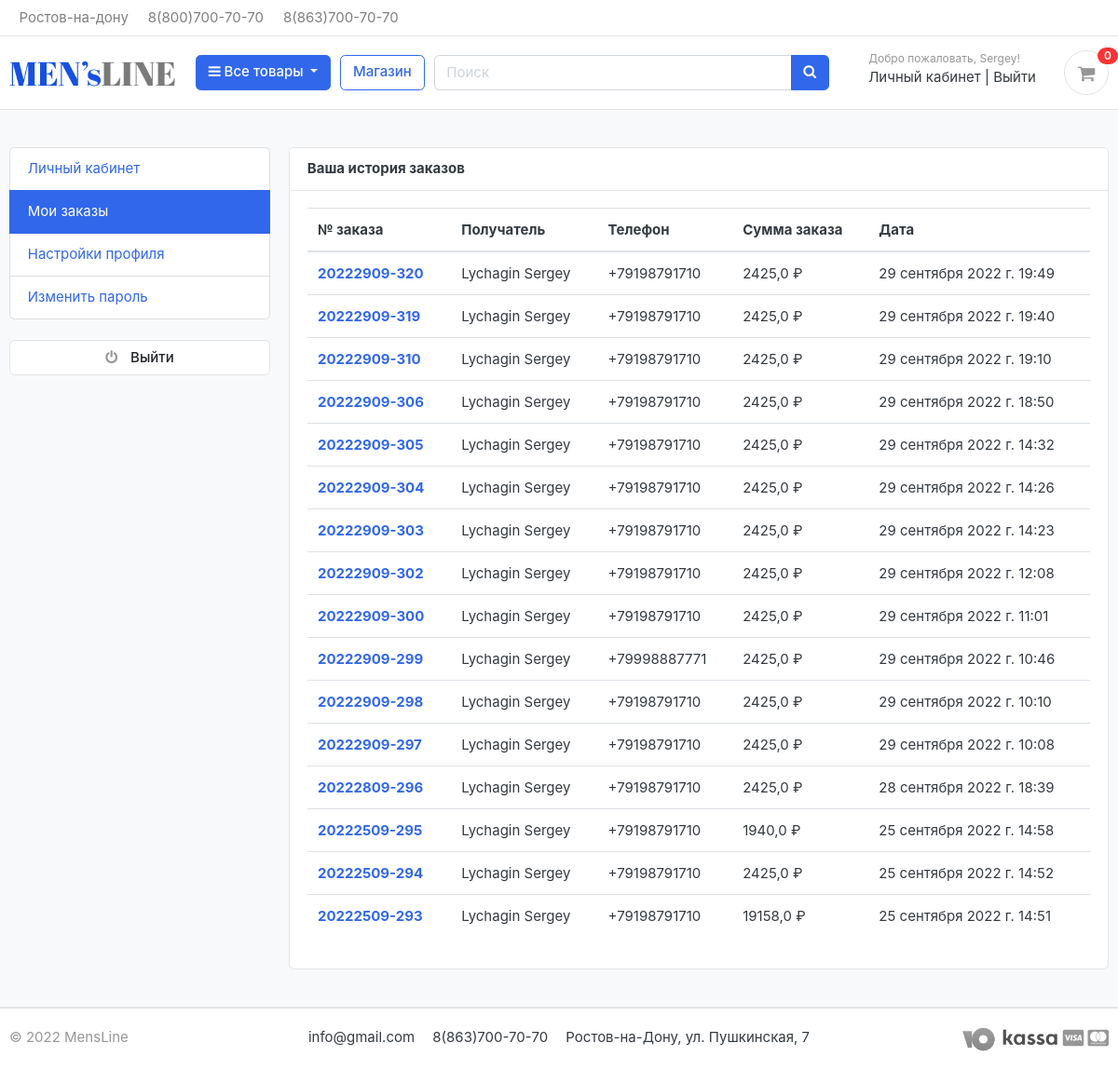
/accounts/my_orders/ (signed in), run on an earlier commit of the app's database.
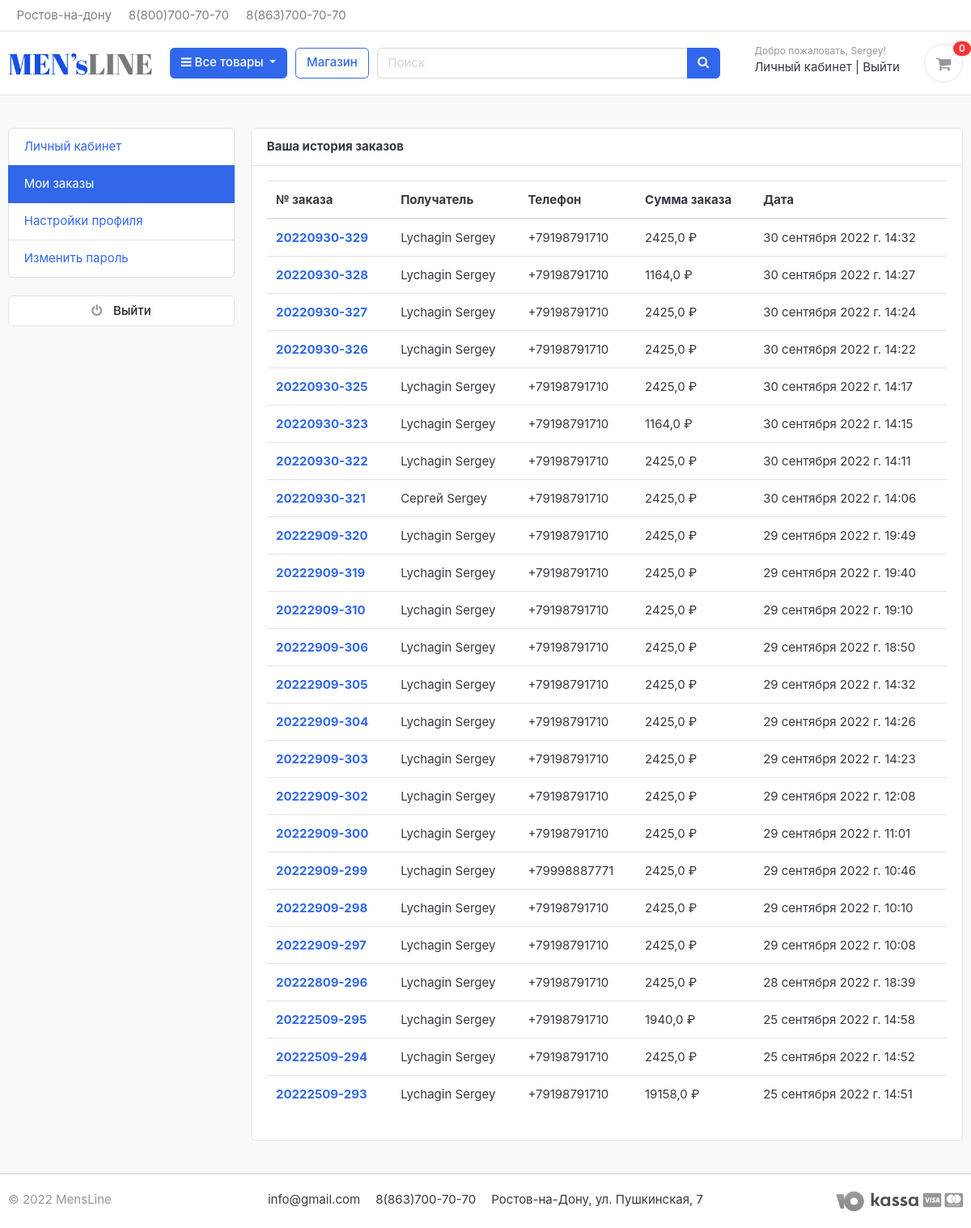
And on a later commit of the database.
### accounts/models.py (models this page shows, shortened)
class Account(AbstractBaseUser):
    first_name = models.CharField(max_length=50, verbose_name='Имя')
    last_name = models.CharField(max_length=50, verbose_name='Фамилия')
    username = models.CharField(max_length=50, unique=True, verbose_name='Имя пользователя')
    email = models.EmailField(max_length=100, unique=True, verbose_name='Электронная почта')
    phone_number = models.CharField(max_length=50, verbose_name='Телефон')
    date_joined = models.DateTimeField(auto_now_add=True, verbose_name='Дата регистрации')
    last_login = models.DateTimeField(auto_now_add=True, verbose_name='Последний вход')
    is_admin = models.BooleanField(default=False, verbose_name='Администратор')
    is_staff = models.BooleanField(default=False, verbose_name='Персонал')
    is_active = models.BooleanField(default=False, verbose_name='Активный')
    is_superuser = models.BooleanField(default=False, verbose_name='Супер пользователь')
    USERNAME_FIELD = 'email'
    REQUIRED_FIELDS = ['username', 'first_name', 'last_name']
    objects = MyAccountManager()
    class Meta:
        verbose_name = 'Учетную запись'
        verbose_name_plural = 'Учетные записи'

### orders/models.py (models this page shows, shortened)
class Order(models.Model):
    STATUS = (
        ('New', 'New'),
        ('Accepted', 'Accepted'),
        ('Completed', 'Completed'),
        ('Cancelled', 'Cancelled'),
    )
    objects = models.Manager()
    user = models.ForeignKey(Account, on_delete=models.SET_NULL, null=True, verbose_name='Пользователь')
    payment = models.ForeignKey(Payment, on_delete=models.SET_NULL, blank=True, null=True, verbose_name='Платеж')
    order_number = models.CharField(max_length=20, verbose_name='Номер заказа')
    first_name = models.CharField(max_length=50, verbose_name='Имя')
    last_name = models.CharField(max_length=50, verbose_name='Фамилия')
    phone = models.CharField(max_length=15, verbose_name='Телефон')
    email = models.EmailField(max_length=50, verbose_name='Электронный адрес')
    address_line_1 = models.CharField(max_length=50, verbose_name='Адрес 1')
    address_line_2 = models.CharField(max_length=50, blank=True, verbose_name='Адрес 2')
    country = models.CharField(max_length=50, verbose_name='Страна')
    region = models.CharField(max_length=50, verbose_name='Регион')
    city = models.CharField(max_length=50, verbose_name='Город')
    order_note = models.CharField(max_length=100, blank=True, verbose_name='Примечание к заказу')
    order_total = models.FloatField(verbose_name='Сумма заказа')
    discount = models.FloatField(verbose_name='Скидка')
    status = models.CharField(max_length=10, choices=STATUS, default='New', verbose_name='Статус')
    ip = models.CharField(blank=True, max_length=20, verbose_name='IP адрес')
    is_ordered = models.BooleanField(default=False, verbose_name='Заказан')
    created_at = models.DateTimeField(auto_now_add=True, verbose_name='Дата создания')
    updated_at = models.DateTimeField(auto_now=True, verbose_name='Дата обновления')
    @admin.display(description='Фамилия Имя')
    def full_name(self):
        return f'{self.last_name} {self.first_name}'
    class Meta:
        verbose_name = 'Заказ'
        verbose_name_plural = 'Заказы'

### accounts/views.py (the view)
# urls.py: path('my_orders/', views.my_orders, name='my_orders'),
@login_required(login_url='login')
def my_orders(request):
    orders = Order.objects.filter(user=request.user, is_ordered=True).order_by('-created_at')
    context = {
        'orders': orders,
    }
    return render(request, 'accounts/my_orders.html', context)

### carts/context_processor.py (called while the page is built)
def counter(request):
    cart_count = 0
    if 'admin' in request.path:
        return {}
    else:
        try:
            cart = Cart.objects.filter(cart_id=_cart_id(request))
            if request.user.is_authenticated:
                cart_items = CartItem.objects.all().filter(user=request.user)
            else:
                cart_items = CartItem.objects.all().filter(cart=cart[:1])
            for cart_item in cart_items:
                cart_count += cart_item.quantity
        except ObjectDoesNotExist:
            cart_count = 0
    return dict(cart_count=cart_count)

### carts/views.py (called while the page is built)
def _cart_id(request):
    cart = request.session.session_key
    if not cart:
        cart = request.session.create()
    return cart

### category/context_processor.py (called while the page is built)
def menu_links(request):
    links = Category.objects.all().order_by('category_name')
    count_products_by_category = [len(Product.objects.filter(category=link, is_available=True)) for link in links]
    return dict(links=links, count_products_by_category=count_products_by_category)

### category/models.py (called while the page is built)
    def get_url(self):
        return reverse('products_by_category', args=[self.slug])

### templates/accounts/my_orders.html (shortened to what this page needs)
{% extends 'base.html' %}
{% block content %}
<section class="section-content padding-y bg">
    <div class="container">
        <div class="row">
            {% include 'includes/dashboard_sidebar.html' %}
            <main class="col-md-9">
                <article class="card">
                    <header class="card-header">
                        <strong class="d-inline-block mr-3">Ваша история заказов</strong>
                    </header>
                    <div class="card-body">
                        <div class="row">
                            <div class="col-md-12">
                                <table class="table table-hover">
                                  <thead>
                                    <tr>
                                      <th scope="col">№ заказа</th>
                                      <th scope="col">Получатель</th>
                                      <th scope="col">Телефон</th>
                                      <th scope="col">Сумма заказа</th>
                                        <th scope="col">Дата</th>
                                    </tr>
                                  </thead>
                                  <tbody>
                                  {% for order in orders %}
                                    <tr>
                                      <th scope="row"><a href="{% url 'order_detail' order.order_number %}">{{order.order_number}}</a></th>
                                      <td>{{order.full_name}}</td>
                                      <td>{{order.phone}}</td>
                                      <td>{{order.order_total}} ₽</td>
                                      <td>{{order.created_at}}</td>
                                    </tr>
                                  {% endfor %}
                                  </tbody>
                                </table>
                            </div>
                        </div>
                    </div>
                </article>
            </main>
        </div>
    </div>
</section>
{% endblock %}

### templates/base.html (shortened to what this page needs)
{% load static %}
<!DOCTYPE HTML>
<html lang="en">
<head>
    <link href="{% static 'css/bootstrap.css' %}" rel="stylesheet" type="text/css"/>
    <link href="{% static 'fonts/fontawesome/css/all.min.css' %}" type="text/css" rel="stylesheet">
    <link href="{% static 'css/ui.css' %}" rel="stylesheet" type="text/css"/>
    <link href="{% static 'css/responsive.css' %}" rel="stylesheet" media="only screen and (max-width: 1200px)"/>
    <link href="{% static 'css/custom.css' %}" rel="stylesheet" type="text/css"/>
    <link rel="stylesheet" href="https://cdnjs.cloudflare.com/ajax/libs/font-awesome/4.7.0/css/font-awesome.min.css">
</head>
<body>
{% include 'includes/navbar.html' %}
{% block content %}
{% endblock %}
{% include 'includes/footer.html' %}
</body>
</html>

### templates/includes/navbar.html (shortened to what this page needs)
{% load static %}
<header class="section-header">
    <nav class="navbar p-md-0 navbar-expand-sm navbar-light border-bottom">
        <div class="container">
            <div class="collapse navbar-collapse" id="navbarTop4">
                <ul class="navbar-nav mr-auto">
                    <li class="nav-item dropdown">
                        <a href="#" class="nav-link"> Ростов-на-дону </a>
                    </li>
                    <li class="nav-item dropdown">
                        <a href="#" class="nav-link">8(800)700-70-70</a>
                    </li>
                    <li class="nav-item dropdown">
                        <a href="#" class="nav-link">8(863)700-70-70</a>
                    </li>
                </ul>
            </div>
        </div>
    </nav>
    <section class="header-main border-bottom">
        <div class="container">
            <div class="row align-items-center">
                <div class="col-lg-2 col-md-3 col-6">
                    <a href="{% url 'home' %}" class="brand-wrap">
                        <img class="logo" src="{% static './images/logo.png' %}">
                    </a>
                </div>
                <div class="col-lg col-sm col-md col-6 flex-grow-0">
                    <div class="category-wrap dropdown d-inline-block float-right">
                        <button type="button" class="btn btn-primary dropdown-toggle" data-toggle="dropdown">
                            <i class="fa fa-bars"></i> Все товары
                        </button>
                    </div>
                </div>
                <a href="{% url 'store' %}" class="btn btn-outline-primary">Магазин</a>
                <div class="col-lg  col-md-6 col-sm-12 col">
                    <form action="{% url 'search' %}" class="search" method="GET">
                        <div class="input-group w-100">
                            <input type="text" class="form-control" style="width:60%;" placeholder="Поиск"
                                   name="keyword">
                            <div class="input-group-append">
                                <button class="btn btn-primary" type="submit">
                                    <i class="fa fa-search"></i>
                                </button>
                            </div>
                        </div>
                    </form>
                </div>
                <div class="col-lg-3 col-sm-6 col-8 order-2 order-lg-3">
                    <div class="d-flex justify-content-end mb-3 mb-lg-0">
                        {% if user.id is None %}
                        <div class="widget-header">
                            <small class="title text-muted">Добро пожаловать!</small>
                            <div>
                                <a href="{% url 'login' %}">Вход</a> <span class="dark-transp"> | </span>
                                <a href="{% url 'register' %}">Регистрация</a>
                            </div>
                        </div>
                        {% else %}
                        <div class="widget-header">
                            <small class="title text-muted">Добро пожаловать, {{ user.first_name }}!</small>
                            <div>
                                <a href="{% url 'dashboard' %}">Личный кабинет</a> <span class="dark-transp"> | </span>
                                <a href="{% url 'logout' %}">Выйти</a>
                            </div>
                        </div>
                        {% endif %}
                        <a href="{% url 'cart' %}" class="widget-header pl-3 ml-3">
                            <div class="icon icon-sm rounded-circle border"><i class="fa fa-shopping-cart"></i></div>
                            <span class="badge badge-pill badge-danger notify">{{ cart_count }}</span>
                        </a>
                    </div>
                </div>
            </div>
        </div>
    </section>
</header>

### templates/includes/dashboard_sidebar.html
<aside class="col-md-3">
    <ul class="list-group">
        <a class="list-group-item {% if '/accounts/' == request.path %} active {% endif %}" href="{% url 'dashboard' %}">Личный кабинет</a>
        <a class="list-group-item {% if '/my_orders/' in request.path %} active {% endif %}" href="{% url 'my_orders' %}">Мои заказы</a>
        <a class="list-group-item {% if '/edit_profile/' in request.path %} active {% endif %}" href="{% url 'edit_profile' %}">Настройки профиля</a>
        <a class="list-group-item {% if '/change_password/' in request.path %} active {% endif %}" href="{% url 'change_password' %}">Изменить пароль</a>
    </ul>
    <br>
    <a class="btn btn-light btn-block" href="{% url 'logout' %}"> <i class="fa fa-power-off"></i> <span class="text">Выйти</span> </a>
</aside>

### templates/includes/footer.html (shortened to what this page needs)
{% load static %}
<footer class="section-footer border-top">
    <div class="container">
        <section class="footer-bottom border-top row">
            <div class="col-md-2">
                <p class="text-muted"> &copy 2022 MensLine </p>
            </div>
            <div class="col-md-8 text-md-center">
                <span class="px-2">info@gmail.com</span>
                <span class="px-2">8(863)700-70-70</span>
                <span class="px-2">Ростов-на-Дону, ул. Пушкинская, 7 </span>
            </div>
            <div class="col-md-2 text-md-right text-muted">
                <i><img src="{% static './images/misc/iokassa_wb.png' %}" height="26"></i>
                <i class="fab fa-lg fa-cc-visa"></i>
                <i class="fab fa-lg fa-cc-mastercard"></i>
            </div>
        </section>
    </div>
</footer>
</body>
</html>

### static/css/ui.css (style rules this page uses)
html { font-family: "Inter", sans-serif; font-size: 15px; }
.icon-xs, .icon-sm, .icon-md, .icon-lg { display: inline-block; text-align: center; flex-shrink: 0; flex-grow: 0; }
.icon-sm { width: 48px; height: 48px; line-height: 48px !important; font-size: 20px; }
.padding-y { padding-top: 40px; padding-bottom: 40px; }
article:after, .form-group:after { display: block; clear: both; content: ""; }
.bg { background-color: #f8f9fa; }
p:last-child { margin-bottom: 0; }
.header-main { position: relative; padding-top: 1rem; padding-bottom: 1rem; }
.brand-wrap .logo, .navbar-brand .logo { margin-right: 7px; max-height: 42px; display: inline-block; }
.widget-header { display: inline-block; vertical-align: middle; position: relative; }
.widget-header a { color: #343a40; }
.widget-header i { color: #969696; }
.widget-header .title { display: block; }
.widget-header .notify { position: absolute; top: -3px; right: -10px; }
.footer-bottom { padding-top: 20px; padding-bottom: 20px; }
.btn-light { background-color: #fff; border-color: #e4e4e4; }
.btn-light i { color: #969696; }
.btn i + .text { margin-left: 10px; }
.notify { position: absolute; top: -4px; right: -10px; display: inline-block; padding: 0.25em 0.6em; font-size: 12px; line-height: 1; text-align: center; border-radius: 3rem; color: #fff; background-color: #fa3434; }

What changed in the data, as far as the page shows it:
added Order: order_number "20220930-329", full_name "Lychagin Sergey", phone "+79198791710", order_total "2425,0", created_at "30 сентября 2022 г. 14:32"
added Order: order_number "20220930-328", full_name "Lychagin Sergey", phone "+79198791710", order_total "1164,0", created_at "30 сентября 2022 г. 14:27"
added Order: order_number "20220930-327", full_name "Lychagin Sergey", phone "+79198791710", order_total "2425,0", created_at "30 сентября 2022 г. 14:24"
added Order: order_number "20220930-326", full_name "Lychagin Sergey", phone "+79198791710", order_total "2425,0", created_at "30 сентября 2022 г. 14:22"
added Order: order_number "20220930-325", full_name "Lychagin Sergey", phone "+79198791710", order_total "2425,0", created_at "30 сентября 2022 г. 14:17"
added Order: order_number "20220930-323", full_name "Lychagin Sergey", phone "+79198791710", order_total "1164,0", created_at "30 сентября 2022 г. 14:15"
added Order: order_number "20220930-322", full_name "Lychagin Sergey", phone "+79198791710", order_total "2425,0", created_at "30 сентября 2022 г. 14:11"
added Order: order_number "20220930-321", full_name "Сергей Sergey", phone "+79198791710", order_total "2425,0", created_at "30 сентября 2022 г. 14:06"
